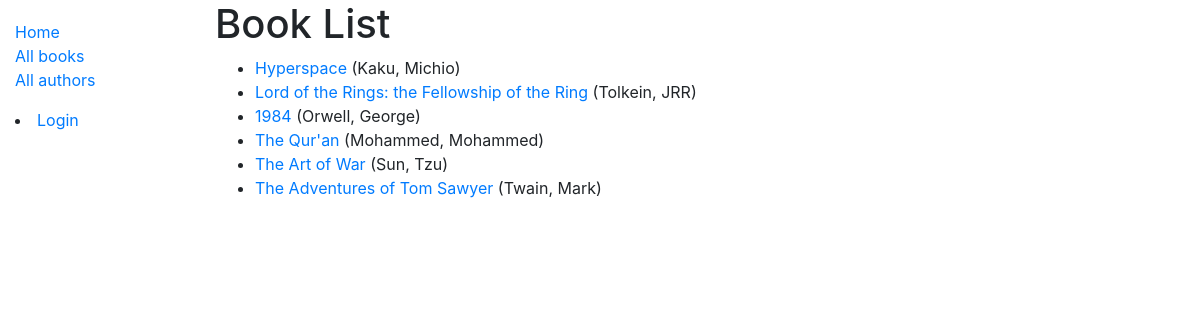
/catalog/books/, run on the app's committed database.
### catalog/models.py (models this page shows, shortened)
class Book(models.Model):
    title = models.CharField(max_length=200)
    author = models.ForeignKey("Author", on_delete=models.SET_NULL, null=True)
    summary = models.TextField(max_length=1000, help_text="Enter a brief description of the book. ")
    isbn = models.CharField("ISBN", max_length=13, help_text="13 character <a href='https://www.isbn-international.org/content/what-isbn'>ISBN number</a>")
    genre = models.ManyToManyField(Genre, help_text='Select a genre for this book.')
    language = models.CharField(max_length=100, default="English", help_text="Enter the language the book is written in.")
    def get_absolute_url(self):
        return reverse('book-detail', args=[str(self.id)])
    def display_genre(self):
        return ', '.join(genre.name for genre in self.genre.all()[:3])
    display_genre.short_description = "Genre"

class Author(models.Model):
    first_name = models.CharField(max_length=100)
    last_name = models.CharField(max_length=100)
    date_of_birth = models.DateField(null=True, blank=True)
    date_of_death = models.DateField('Died', null=True, blank=True)
    class Meta:
        ordering = ['last_name', 'first_name']
    def __str__(self):
        return f'{self.last_name}, {self.first_name}'

### catalog/views.py (the view)
# urls.py: path('books/', views.BookListView.as_view(), name='books'),
class BookListView(generic.ListView):
    model = Book
    paginate_by = 10

### catalog/templates/catalog/book_list.html
{% extends "base_generic.html" %}
{% block content %}
  <h1>Book List</h1>
  {% if book_list %}
  <ul>
    {% for book in book_list %}
      <li>
        <a href="{{ book.get_absolute_url }}">{{ book.title }}</a> ({{book.author}})
      </li>
    {% endfor %}
  </ul>
  {% else %}
    <p>There are no books in the library.</p>
  {% endif %}
{% endblock %}

### data on the page
Book: title "Hyperspace", author "Kaku, Michio"
Book: title "Lord of the Rings: the Fellowship of the Ring", author "Tolkein, JRR"
Book: title "1984", author "Orwell, George"
Book: title "The Qur'an", author "Mohammed, Mohammed"
Book: title "The Art of War", author "Sun, Tzu"
Book: title "The Adventures of Tom Sawyer", author "Twain, Mark"
